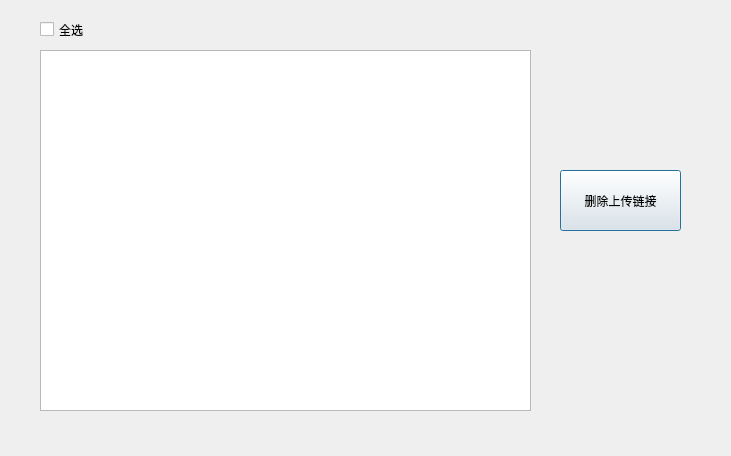
<?xml version="1.0" encoding="UTF-8"?>
<ui version="4.0">
 <class>Dialog</class>
 <widget class="QDialog" name="Dialog">
  <property name="geometry">
   <rect>
    <x>0</x>
    <y>0</y>
    <width>731</width>
    <height>456</height>
   </rect>
  </property>
  <property name="windowTitle">
   <string>Dialog</string>
  </property>
  <widget class="QListWidget" name="listWidget">
   <property name="geometry">
    <rect>
     <x>40</x>
     <y>50</y>
     <width>491</width>
     <height>361</height>
    </rect>
   </property>
   <property name="font">
    <font>
     <pointsize>15</pointsize>
    </font>
   </property>
   <property name="iconSize">
    <size>
     <width>50</width>
     <height>50</height>
    </size>
   </property>
  </widget>
  <widget class="QCheckBox" name="select_all">
   <property name="geometry">
    <rect>
     <x>40</x>
     <y>20</y>
     <width>91</width>
     <height>19</height>
    </rect>
   </property>
   <property name="text">
    <string>全选</string>
   </property>
  </widget>
  <widget class="QPushButton" name="deleteLinks">
   <property name="geometry">
    <rect>
     <x>560</x>
     <y>170</y>
     <width>121</width>
     <height>61</height>
    </rect>
   </property>
   <property name="text">
    <string>删除上传链接</string>
   </property>
  </widget>
 </widget>
 <resources/>
 <connections/>
</ui>
